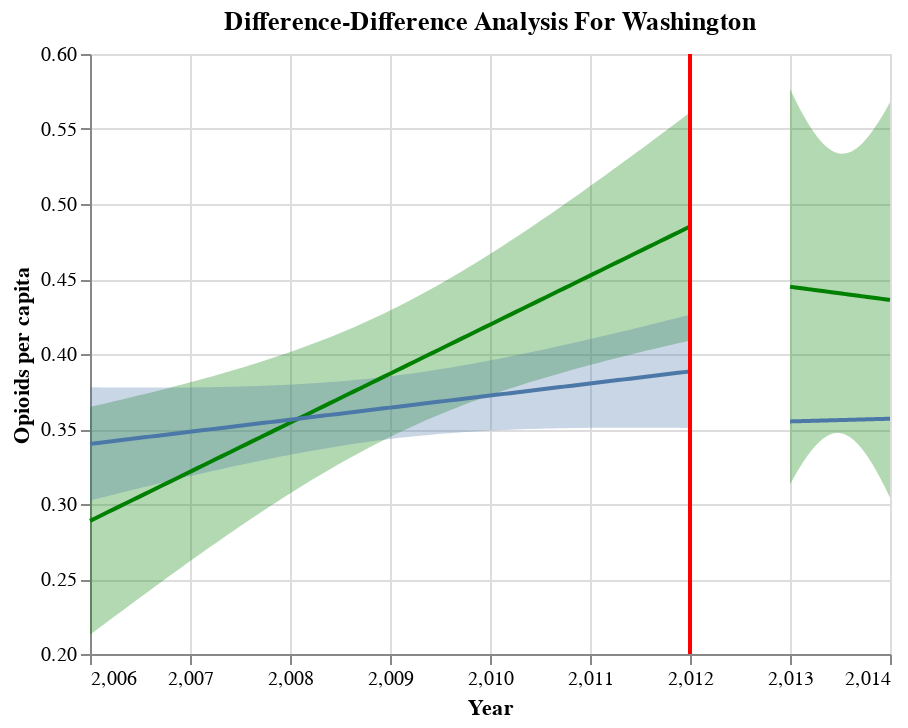

The notebook cell saved with this chart:
### Markdown cell above
> diff-diff opioids

### Code cell
xvar= "TRANSACTION_YEAR"
yvar="opioid_shipment_population_ratio"
analysis = "Difference-Difference Analysis For Washington"
target = "Opioids per capita"
chart = diff_diff(WA, yvar, xvar, 2012, analysis, target)
chart
